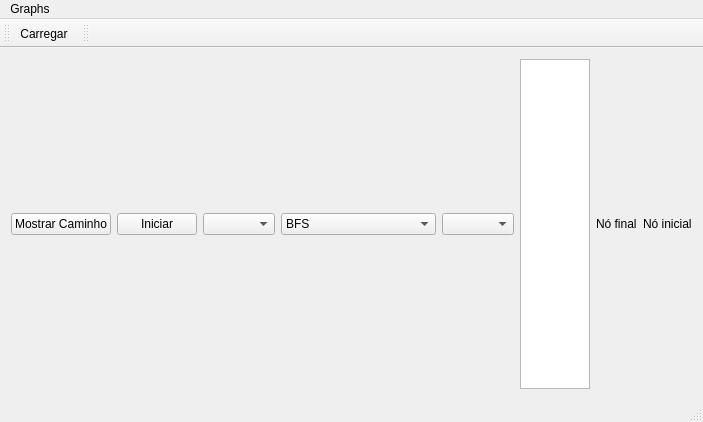
<?xml version="1.0" encoding="UTF-8"?>
<ui version="4.0">
 <class>MainWindow</class>
 <widget class="QMainWindow" name="MainWindow">
  <property name="geometry">
   <rect>
    <x>0</x>
    <y>0</y>
    <width>578</width>
    <height>422</height>
   </rect>
  </property>
  <property name="windowTitle">
   <string>Projeto e Analise de Algoritmos (Ciência da Computação)</string>
  </property>
  <widget class="QWidget" name="centralWidget">
   <layout class="QHBoxLayout" name="horizontalLayout">
    <item>
     <widget class="QPushButton" name="pushButton">
      <property name="text">
       <string>Mostrar Caminho</string>
      </property>
     </widget>
    </item>
    <item>
     <widget class="QPushButton" name="start">
      <property name="text">
       <string>Iniciar</string>
      </property>
     </widget>
    </item>
    <item>
     <widget class="QComboBox" name="cbFinal"/>
    </item>
    <item>
     <widget class="QComboBox" name="metodos">
      <item>
       <property name="text">
        <string>BFS</string>
       </property>
      </item>
      <item>
       <property name="text">
        <string>DFS</string>
       </property>
      </item>
      <item>
       <property name="text">
        <string>Dijkstra</string>
       </property>
      </item>
      <item>
       <property name="text">
        <string>Kruskal</string>
       </property>
      </item>
      <item>
       <property name="text">
        <string>Ordenação Topológica</string>
       </property>
      </item>
      <item>
       <property name="text">
        <string>Prim</string>
       </property>
      </item>
     </widget>
    </item>
    <item>
     <widget class="QComboBox" name="cbOrigem"/>
    </item>
    <item>
     <widget class="QTextEdit" name="textEdit"/>
    </item>
    <item>
     <widget class="QLabel" name="labelFinal">
      <property name="text">
       <string>Nó final</string>
      </property>
     </widget>
    </item>
    <item>
     <widget class="QLabel" name="labelInicial">
      <property name="text">
       <string>Nó inicial</string>
      </property>
     </widget>
    </item>
   </layout>
  </widget>
  <widget class="QMenuBar" name="menuBar">
   <property name="geometry">
    <rect>
     <x>0</x>
     <y>0</y>
     <width>578</width>
     <height>22</height>
    </rect>
   </property>
   <widget class="QMenu" name="menuGraphs">
    <property name="title">
     <string>Graphs</string>
    </property>
    <addaction name="actionLoad"/>
   </widget>
   <addaction name="menuGraphs"/>
  </widget>
  <widget class="QToolBar" name="mainToolBar">
   <attribute name="toolBarArea">
    <enum>TopToolBarArea</enum>
   </attribute>
   <attribute name="toolBarBreak">
    <bool>false</bool>
   </attribute>
   <addaction name="actionLoad"/>
  </widget>
  <widget class="QStatusBar" name="statusBar"/>
  <widget class="QToolBar" name="toolBar">
   <property name="windowTitle">
    <string>toolBar</string>
   </property>
   <attribute name="toolBarArea">
    <enum>TopToolBarArea</enum>
   </attribute>
   <attribute name="toolBarBreak">
    <bool>false</bool>
   </attribute>
  </widget>
  <action name="actionLoad">
   <property name="text">
    <string>Carregar</string>
   </property>
  </action>
 </widget>
 <layoutdefault spacing="6" margin="11"/>
 <resources/>
 <connections/>
</ui>
